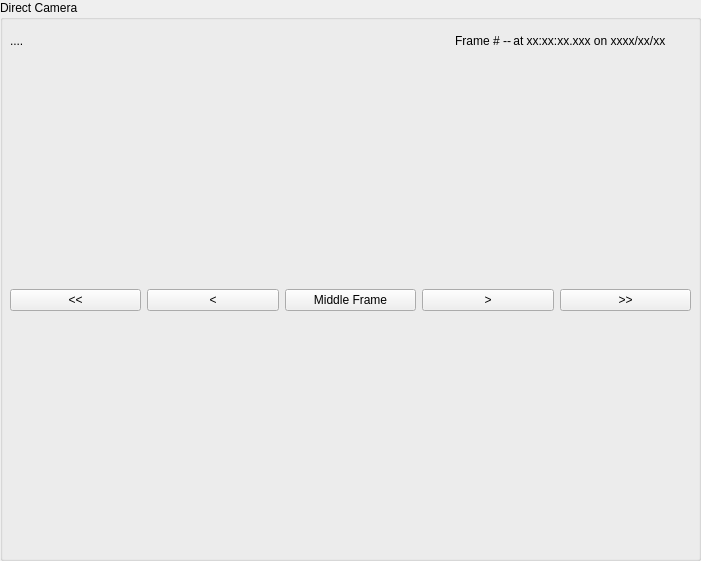
   <widget class="QGroupBox" name="groupBox">
    <property name="geometry">
     <rect>
      <x>12</x>
      <y>379</y>
      <width>701</width>
      <height>561</height>
     </rect>
    </property>
    <property name="title">
     <string>Direct Camera</string>
    </property>
    <property name="flat">
     <bool>false</bool>
    </property>
    <widget class="QWidget" name="verticalLayoutWidget_2">
     <property name="geometry">
      <rect>
       <x>10</x>
       <y>50</y>
       <width>681</width>
       <height>501</height>
      </rect>
     </property>
     <layout class="QVBoxLayout" name="verticalLayout_6">
      <item>
       <layout class="QHBoxLayout" name="horizontalLayout_12">
        <property name="sizeConstraint">
         <enum>QLayout::SetFixedSize</enum>
        </property>
        <item>
         <widget class="QPushButton" name="BackFiveDirect_button">
          <property name="text">
           <string>&lt;&lt;</string>
          </property>
         </widget>
        </item>
        <item>
         <widget class="QPushButton" name="LastDirect_button">
          <property name="text">
           <string>&lt;</string>
          </property>
         </widget>
        </item>
        <item>
         <widget class="QPushButton" name="pushButton_2">
          <property name="text">
           <string>Middle Frame</string>
          </property>
         </widget>
        </item>
        <item>
         <widget class="QPushButton" name="NextDirect_button">
          <property name="text">
           <string>&gt;</string>
          </property>
         </widget>
        </item>
        <item>
         <widget class="QPushButton" name="ForwardFiveDirect_button">
          <property name="text">
           <string>&gt;&gt;</string>
          </property>
         </widget>
        </item>
       </layout>
      </item>
      <item>
       <layout class="QGridLayout" name="Direct_layout"/>
      </item>
     </layout>
    </widget>
    <widget class="QLabel" name="DirectFileName_label">
     <property name="geometry">
      <rect>
       <x>10</x>
       <y>30</y>
       <width>371</width>
       <height>21</height>
      </rect>
     </property>
     <property name="layoutDirection">
      <enum>Qt::LeftToRight</enum>
     </property>
     <property name="text">
      <string>....</string>
     </property>
     <property name="alignment">
      <set>Qt::AlignLeading|Qt::AlignLeft|Qt::AlignVCenter</set>
     </property>
    </widget>
    <widget class="QLabel" name="DirectTime_label">
     <property name="geometry">
      <rect>
       <x>510</x>
       <y>30</y>
       <width>181</width>
       <height>21</height>
      </rect>
     </property>
     <property name="text">
      <string> at xx:xx:xx.xxx on xxxx/xx/xx</string>
     </property>
    </widget>
    <widget class="QLabel" name="DirectFrame_label">
     <property name="geometry">
      <rect>
       <x>410</x>
       <y>30</y>
       <width>101</width>
       <height>21</height>
      </rect>
     </property>
     <property name="text">
      <string>Frame # --</string>
     </property>
     <property name="alignment">
      <set>Qt::AlignRight|Qt::AlignTrailing|Qt::AlignVCenter</set>
     </property>
    </widget>
   </widget>
